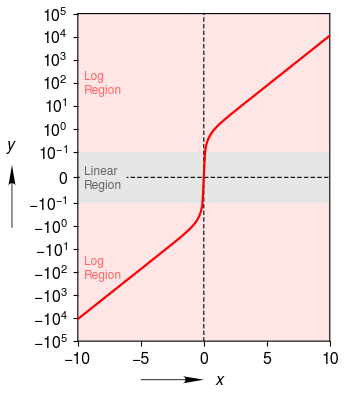

Source code (Python):
# -*- coding: utf-8 -*-
"""
Created on Mon Nov 17 20:45:48 2025

@author: ben
"""
import clearplot.figure as cpfig
import numpy as np

#Define curve to be plotted
x = np.hstack([np.flipud(-np.logspace(-2, 1, 20)), np.logspace(-2, 1, 20)])
y = np.sinh(x)

#Set up axes and plot data
fig = cpfig.Figure()
ax = fig.add_axes()
ax.x_label = ['x']
ax.y_label = ['y']
ax.y_tick_mm = 8
ax.y_scale = 'symlog'
lin = 1e-1
ax.y_lin_half_width = lin
ax.plot(x, y)

#Mark the linear and log regions
ax.add_h_rect([ax.y_lim[0], -lin], color = [1, 0.9, 0.9])
ax.add_text(np.array([2,20]), "Log\nRegion", font_size = 12, \
            color = [1, 0.4, 0.4])
ax.add_h_rect([-lin, lin], color = [0.9, 0.9, 0.9])
ax.add_text(np.array([2,48.4]), "Linear\nRegion", font_size = 12, \
            color = [0.4, 0.4, 0.4], \
            bbox=dict(facecolor=[0.9, 0.9, 0.9], linewidth = 0))
ax.add_h_rect([lin, ax.y_lim[1]], color = [1, 0.9, 0.9])
ax.add_text(np.array([2,78.7]), "Log\nRegion", font_size = 12, \
            color = [1, 0.4, 0.4])

#Save    
fig.auto_adjust_layout()
fig.save('symlog_linear_plot.png')